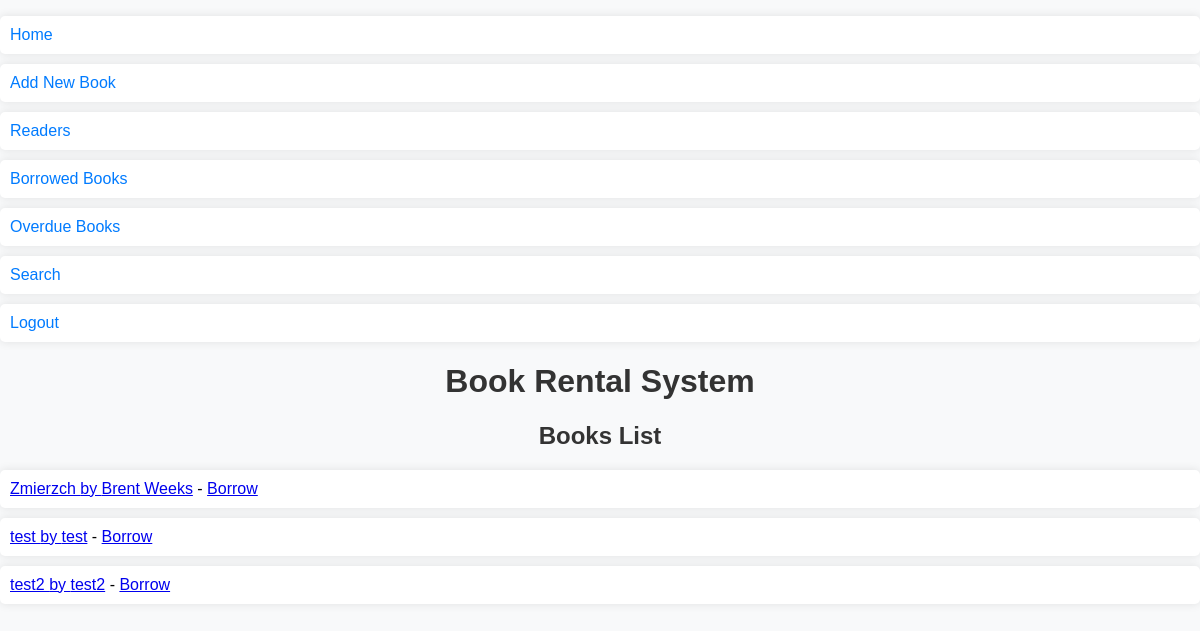
The page / (signed in) on the database its author committed.
### tables this page shows
CREATE TABLE books (
                            id INTEGER PRIMARY KEY AUTOINCREMENT,
                            title TEXT NOT NULL,
                            author TEXT NOT NULL,
                            image TEXT,
                            publish_date TEXT,
                            isbn TEXT,
                            language TEXT,
                            publisher TEXT,
                            copies INTEGER NOT NULL,
                            tags TEXT);

### app.py (the view)
@app.route('/')
@login_required
def index():
    conn = get_db_connection()
    books = conn.execute('SELECT * FROM books').fetchall()
    conn.close()
    return render_template('index.html', books=books)

### app.py (called while the page is built)
def get_db_connection():
    conn = sqlite3.connect('books.db')
    conn.row_factory = sqlite3.Row
    return conn

@login_manager.user_loader
def load_user(user_id):
    conn = get_db_connection()
    user = conn.execute('SELECT * FROM users WHERE id = ?', (user_id,)).fetchone()
    conn.close()
    if user:
        return User(id=user['id'], username=user['username'], password=user['password'])
    return None

### templates/index.html (shortened to what this page needs)
<!DOCTYPE html>
<html>
<head>
    <link rel="stylesheet" href="{{ url_for('static', filename='style.css') }}">
</head>
<body>
    <nav>
        <ul>
            <li><a href="{{ url_for('index') }}">Home</a></li>
            <li><a href="{{ url_for('add_book') }}">Add New Book</a></li>
            <li><a href="{{ url_for('readers') }}">Readers</a></li>
            <li><a href="{{ url_for('borrowed_books') }}">Borrowed Books</a></li>
            <li><a href="{{ url_for('overdue_books') }}">Overdue Books</a></li>
            <li><a href="{{ url_for('search_books') }}">Search</a></li>
                        <li><a href="{{ url_for('logout') }}">Logout</a></li>
        </ul>
    </nav>
    <h1>Book Rental System</h1>
    <h2>Books List</h2>
    <ul>
        {% for book in books %}
        <li>
            <a href="{{ url_for('book_details', book_id=book.id) }}">{{ book.title }} by {{ book.author }}</a> -
            {% if book.copies > 0 %}
                <a href="{{ url_for('borrow_book', book_id=book.id) }}">Borrow</a>
            {% else %}
                <span>Not available</span>
            {% endif %}
        </li>
        {% endfor %}
    </ul>
</body>
</html>

### static/style.css (style rules this page uses)
body { font-family: Arial, sans-serif; background-color: #f8f9fa; margin: 0; padding: 0; }
h1, h2 { color: #333; text-align: center; }
nav a { margin-right: 10px; text-decoration: none; color: #007bff; }
ul { list-style-type: none; padding: 0; }
li { margin: 10px 0; padding: 10px; background: #fff; border-radius: 5px; box-shadow: 0 0 10px rgba(0,0,0,0.1); }

### rows shown on the page
books: title "Zmierzch", author "Brent Weeks"
books: title "test", author "test"
books: title "test2", author "test2"
